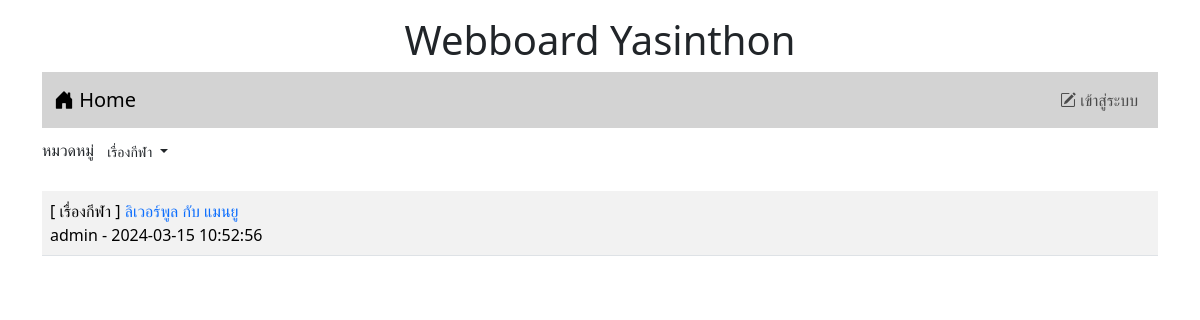
The page /index.php?id=3 on the database its author committed.
### tables this page shows
CREATE TABLE `category` (
  `id` int(11) NOT NULL,
  `name` varchar(32) NOT NULL
);

CREATE TABLE `post` (
  `id` int(11) NOT NULL,
  `title` varchar(128) NOT NULL,
  `content` varchar(2048) NOT NULL,
  `post_date` datetime NOT NULL,
  `cat_id` int(11) NOT NULL,
  `user_id` int(11) NOT NULL
);

CREATE TABLE `user` (
  `id` int(11) NOT NULL,
  `login` varchar(32) NOT NULL,
  `password` varchar(64) NOT NULL,
  `name` varchar(64) NOT NULL,
  `gender` char(1) NOT NULL,
  `email` varchar(32) NOT NULL,
  `role` char(1) NOT NULL
);

### index.php (the view, shortened to what this page needs)
<!DOCTYPE html>
<html lang="en">
<head>
    <link rel="stylesheet" href="bootstrap-5.3.2-dist/css/bootstrap.min.css">
    <link rel="stylesheet" href="https://cdn.jsdelivr.net/npm/bootstrap-icons@1.11.3/font/bootstrap-icons.min.css">
</head>
<div class = "container-lg">
<h1 style="text-align: center"class="mt-3">Webboard Yasinthon</h1>
</div>
<body class="container">
    <?php include('nav.php')?>
    <div class="my-2 d-flex justify-content-between">
        <div>
            <lable>หมวดหมู่</lable>
            <span class="dropdown">
                <?php
                    $conn=new PDO("mysql:host=localhost;dbname=webboard;charset=utf8","root","");
                ?>
                <button class="btn btn-white-50 btn-sm dropdown-toggle" type="button" data-bs-toggle="dropdown"
                    aria-expanded="false">
                        <?php
                        if(isset($_GET['id'])){
                        $sql="SELECT name FROM category WHERE id=$_GET[id]";
                        foreach($conn->query($sql)as $row)
                        echo "$row[name]";
                        }else{
                            echo "--ทั้งหมด--";
                        }
                        ?>
                </button>
                    <?php
                        $sql="SELECT * FROM category";
                    ?>
            </span>
        </div>
    </div>
    <table class="table table-striped mt-4 ">
        <?php
        $conn=new PDO("mysql:host=localhost;dbname=webboard;charset=utf8","root","");
        if(isset($_GET['id'])){
            $sql="SELECT t3.name,t1.title,t1.id,t2.login,t1.post_date,t2.id as 'user_id' FROM post as t1
            INNER JOIN user as t2 ON (t1.user_id=t2.id)
            INNER JOIN category as t3 ON (t1.cat_id=t3.id)
            WHERE t1.cat_id=$_GET[id]
            ORDER BY t1.post_date DESC" ;
        }else{
            $sql="SELECT t3.name,t1.title,t1.id,t2.login,t1.post_date,t2.id as 'user_id' FROM post as t1
            INNER JOIN user as t2 ON (t1.user_id=t2.id)
            INNER JOIN category as t3 ON (t1.cat_id=t3.id)
            ORDER BY t1.post_date DESC" ;
        }
        $result=$conn->query($sql);
        while($row=$result->fetch()){
            echo "<tr><td class='d-flex'>
            <div class='flex-grow-1'>[ $row[0] ]<a href=post.php?id=$row[2]
            style=text-decoration:none> $row[1]</a><br>$row[3] - $row[4]</div>";
        }
        ?>
    </table>
</body>
</html>

### rows shown on the page
category: name "เรื่องกีฬา"
post: category.name "เรื่องกีฬา", title "ลิเวอร์พูล กับ แมนยู", user.login "admin", post_date "2024-03-15 10:52:56"
